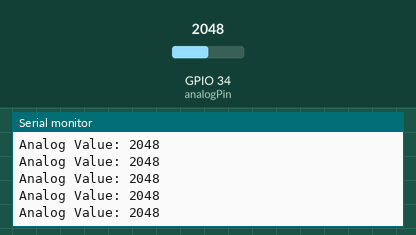
A sketch run on a simulated ESP32. On the bench: the last lines printed to the serial monitor. Inputs (shaded band) come from the test bench; at power-on: GPIO 34 (analogPin) = 2048.

Above: at 1.2 s.
1.3 s: GPIO 34 (analogPin) set to 2866
At 1.56 s:
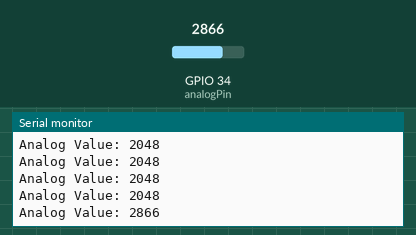
2.8 s: GPIO 34 (analogPin) set to 3603
At 2.96 s:
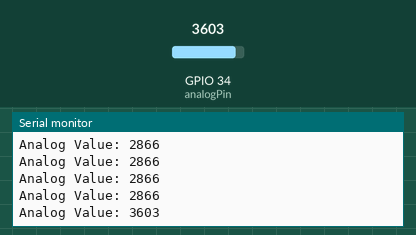
Timing chart, 0 to 5.8 s (numbered marks = the images above; inputs shaded):
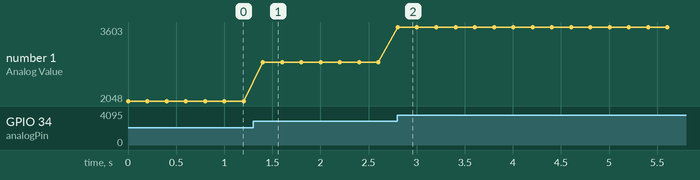

Measured:
- after the input at 1.3 s, the serial monitor: prints a new line after 0.10 s (image 1)
- after the input at 2.8 s, the serial monitor: prints a new line at once (image 2)
- plotted number 1: 2048 → 2866 after the input at 1.3 s, 2866 → 3603 after the input at 2.8 s

The sketch:

Assignment_3.ino
```cpp
const int analogPin = 34;

void setup() {
  Serial.begin(115200);
}

void loop() {
  int analogValue = analogRead(analogPin);
  Serial.print("Analog Value: ");
  Serial.println(analogValue);

  delay(200);
} 
```
